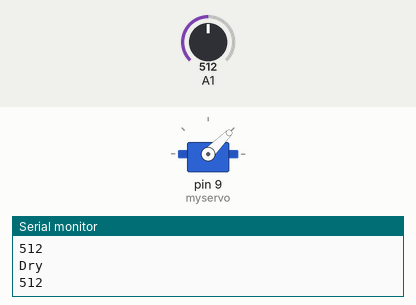
This sketch was run on a simulated Arduino Uno, built with avr-gcc and run on an emulated ATmega328P. On the bench: servo, the last lines printed to the serial monitor. Inputs (shaded band) come from the test bench; at power-on: A1 = 512.

Above: at 2.8 s.
2.9 s: A1 set to 371
8.9 s: A1 set to 346
At 12.3 s:
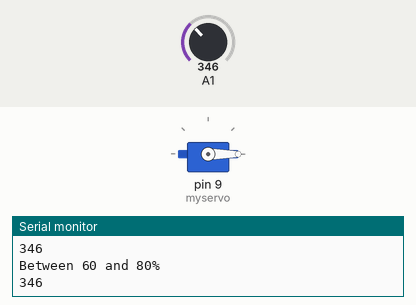
13.5 s: A1 set to 511
At 16.5 s:
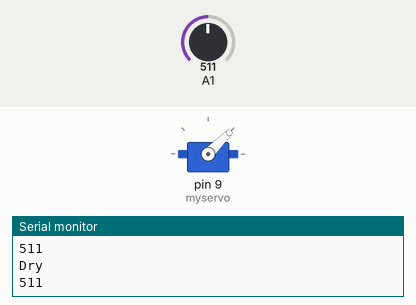
17.5 s: A1 set to 306
At 20.8 s:
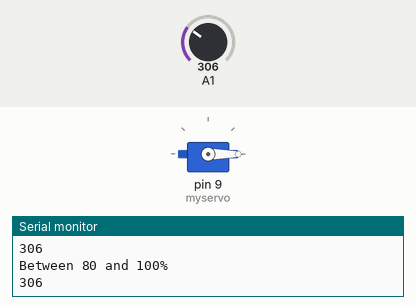
Timing chart, 0 to 22.3 s (numbered marks = the images above; inputs shaded):
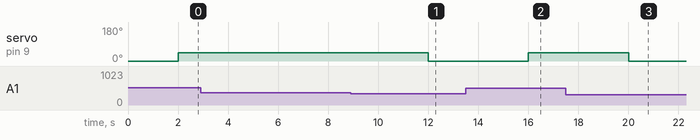

The sketch:

soilMoistureServo.ino
```cpp
 int water=275;
  int dry=480;
  int range=dry-water;//205
  int intervals=int(range/5);//41
  int eightyPct =water+intervals;//246
  int sixtyPct=water+2*(intervals);//287
  int fourtyPct=water+3*(intervals);//428
  int twentyPct=water+4*(intervals);//469

#include <Servo.h>

Servo myservo;

void setup() {
Serial.begin(9600);
myservo.attach(9);
myservo.write(0);
}
int soilRead(){
int val;
  val = analogRead(1);
  Serial.println(val);
  delay(2000);
  if (val <= water){

    Serial.println("Soaked");
  }
  else if (val>=dry){

    Serial.println("Dry");
  }
  else if (val > water && val < eightyPct){
    Serial.println("Between 80 and 100%");
  }
  else if (val > eightyPct && val <=sixtyPct){
    Serial.println("Between 60 and 80%");
  }
  else if (val> sixtyPct && val <=fourtyPct)
    Serial.println("Between 40 and 60%");
  else if (val>fourtyPct && val <=twentyPct)
    Serial.println("Bewten 20 and 40%");
  else if (val>twentyPct &&  val <= dry)
    Serial.println("Less than 20%");
  return val;


}

void fourtyFive(){
myservo.write(45);

}
void zero(){
  myservo.write(0);
}
void loop() {
  int moistureVal=soilRead();
  if (moistureVal>sixtyPct)
  fourtyFive();
  if (moistureVal<sixtyPct)
  zero();

}
```

Measured:
- the behaviour switches between 357 and 356 on A1 (found by bisection; images 0 and 1)
- after the input at 8.9 s, servo on pin 9 (myservo): 45° → 0° after 3.1 s
- after the input at 13.5 s, servo on pin 9 (myservo): 0° → 45° after 2.5 s
- after the input at 17.5 s, servo on pin 9 (myservo): 45° → 0° after 2.5 s
